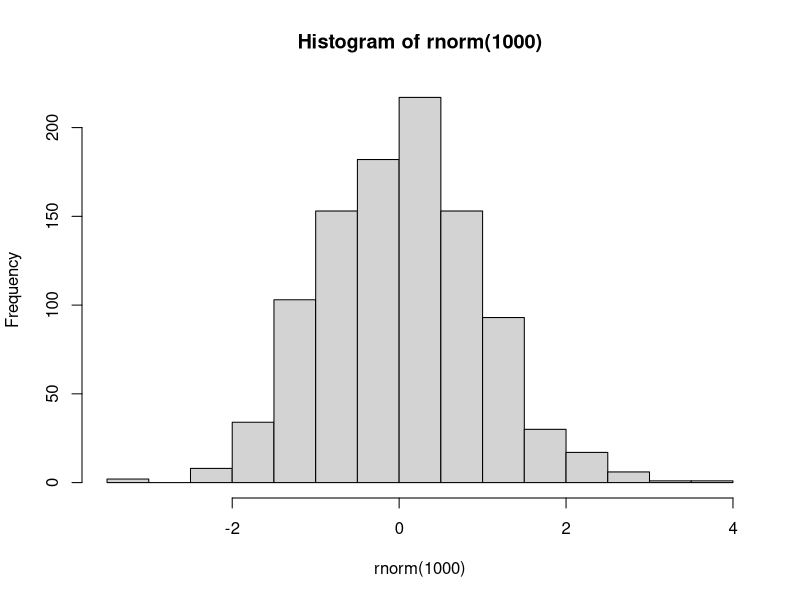
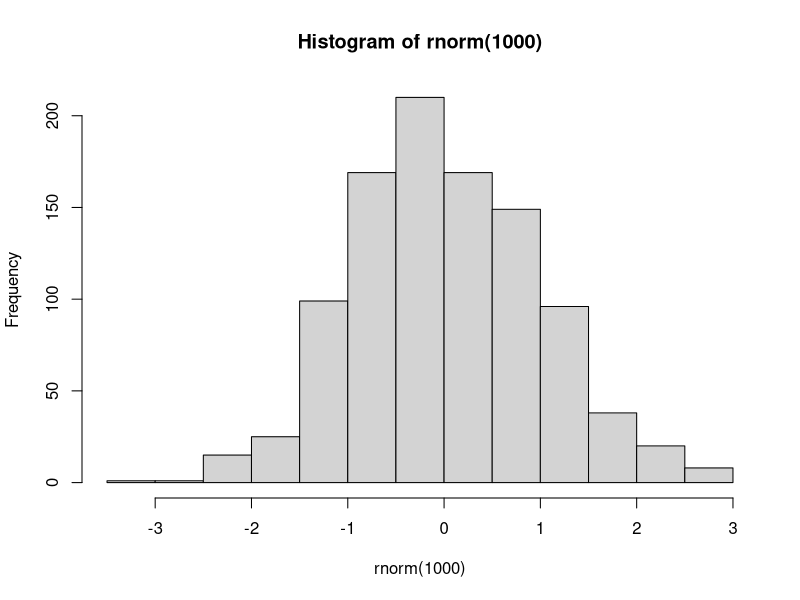
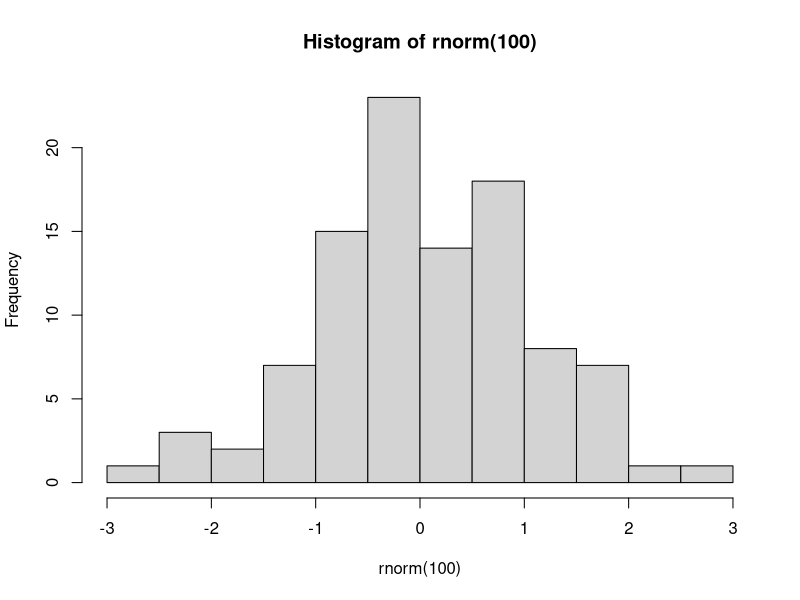

The R script that drew these images, in order:
## ---- chunk 1
suppressPackageStartupMessages(require(knitr))
## ---- chunk 2
hist(rnorm(1000))
## ---- chunk 3
hist(rnorm(1000))
## ---- chunk 4
        hist( 
rnorm(100  )
)
## ---- chunk 5
temp <- rnorm(10)
temp
